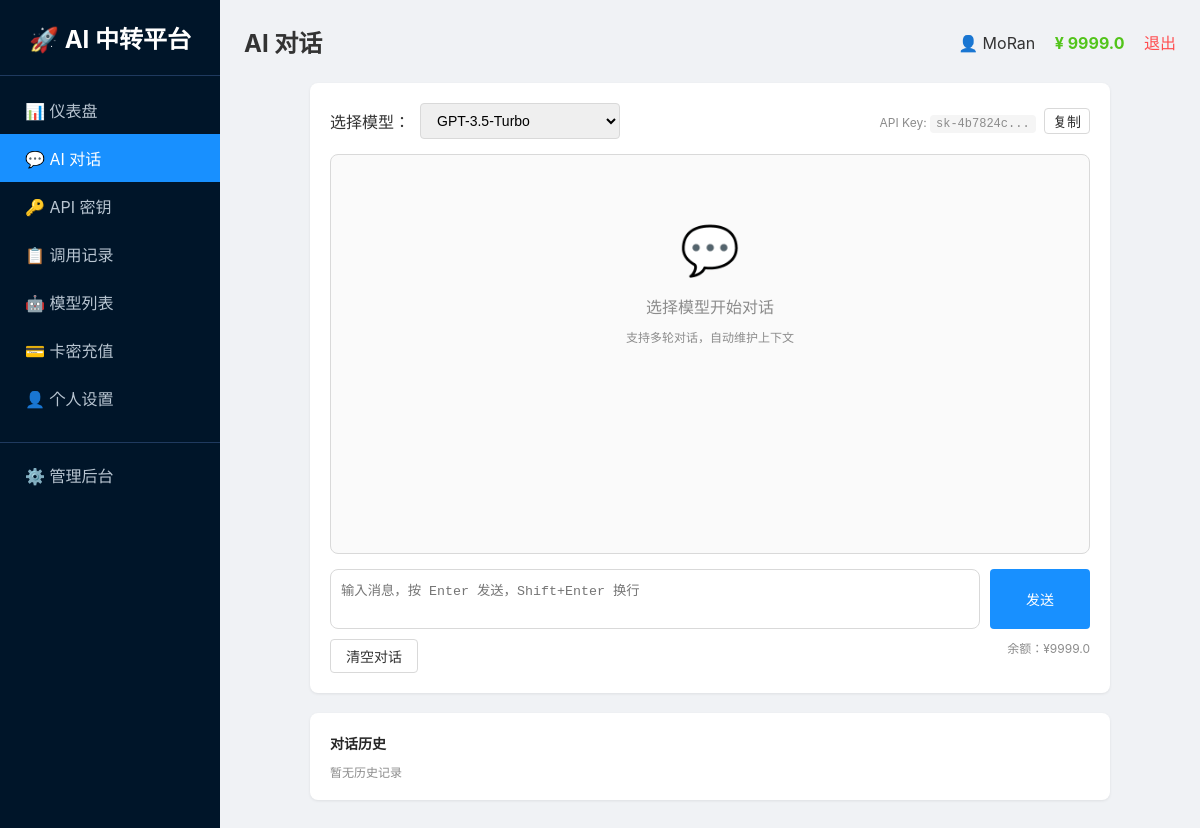
The page /chat (signed in) on the database its author committed.
### tables this page shows
CREATE TABLE users
                 (id INTEGER PRIMARY KEY AUTOINCREMENT,
                  username TEXT UNIQUE NOT NULL,
                  password TEXT NOT NULL,
                  balance REAL DEFAULT 0,
                  is_admin INTEGER DEFAULT 0,
                  status INTEGER DEFAULT 1,
                  created_at TEXT);

CREATE TABLE api_keys
                 (id INTEGER PRIMARY KEY AUTOINCREMENT,
                  user_id INTEGER NOT NULL,
                  key TEXT UNIQUE NOT NULL,
                  name TEXT DEFAULT '默认密钥',
                  status INTEGER DEFAULT 1,
                  created_at TEXT);

### app.py (the view)
@app.route('/chat')
@login_required
def chat_page():
    user = get_user()
    conn = get_db()
    if USE_POSTGRES:
        models = fetch_all(conn, "SELECT * FROM models WHERE status = 1 ORDER BY sort ASC")
        api_key = fetch_one(conn, "SELECT * FROM api_keys WHERE user_id = %s AND status = 1 ORDER BY id DESC LIMIT 1", (session['user_id'],))
    else:
        models = fetch_all(conn, "SELECT * FROM models WHERE status = 1 ORDER BY sort ASC")
        api_key = fetch_one(conn, "SELECT * FROM api_keys WHERE user_id = ? AND status = 1 ORDER BY id DESC LIMIT 1", (session['user_id'],))
    conn.close()
    selected_model = request.args.get('model', models[0]['name'] if models else 'gpt-3.5-turbo')
    return render_template('chat.html',
                           page_title='AI 对话',
                           user=user,
                           menu_items=MENU_ITEMS,
                           active_menu='chat',
                           models=models,
                           selected_model=selected_model,
                           api_key=api_key['key'] if api_key else '')

### app.py (called while the page is built)
def get_db():
    if USE_POSTGRES:
        if not PSYCOPG2_AVAILABLE:
            raise RuntimeError("PostgreSQL 数据库需要 psycopg2 库，请安装: pip install psycopg2-binary")
        conn = psycopg2.connect(DATABASE_URL)
        conn.autocommit = False
        return conn
    else:
        import sqlite3
        db_path = os.environ.get('DATABASE_PATH', os.path.join(os.path.dirname(os.path.abspath(__file__)), 'platform.db'))
        conn = sqlite3.connect(db_path)
        conn.row_factory = sqlite3.Row
        return conn

def get_user():
    if 'user_id' not in session:
        return None
    conn = get_db()
    if USE_POSTGRES:
        cursor = conn.cursor(cursor_factory=RealDictCursor)
        cursor.execute("SELECT * FROM users WHERE id = %s", (session['user_id'],))
        user = cursor.fetchone()
        cursor.close()
    else:
        cursor = conn.cursor()
        cursor.execute("SELECT * FROM users WHERE id = ?", (session['user_id'],))
        row = cursor.fetchone()
        cursor.close()
        if row:
            columns = [desc[0] for desc in cursor.description]
            user = dict(zip(columns, row))
        else:
            user = None
    conn.close()
    return user

def login_required(f):
    @wraps(f)
    def decorated_function(*args, **kwargs):
        if 'user_id' not in session:
            return redirect('/login')
        return f(*args, **kwargs)
    return decorated_function

def fetch_all(conn, query, params=None):
    if USE_POSTGRES:
        cursor = conn.cursor(cursor_factory=RealDictCursor)
        cursor.execute(query, params or ())
        results = cursor.fetchall()
        cursor.close()
        return results
    else:
        cursor = conn.cursor()
        cursor.execute(query, params or ())
        rows = cursor.fetchall()
        columns = [desc[0] for desc in cursor.description]
        results = [dict(zip(columns, row)) for row in rows]
        cursor.close()
        return results

### templates/chat.html (shortened to what this page needs)
{% extends "base.html" %}
{% block content %}
<div class="chat-container">
    <div class="card">
        <div class="model-selector">
            <label>选择模型：</label>
            <select id="modelSelect" onchange="changeModel()">
                {% for m in models %}
                <option value="{{ m.name }}" {% if m.name == selected_model %}selected{% endif %}>{{ m.display_name or m.name }}</option>
                {% endfor %}
            </select>
            <span style="margin-left:auto;color:#8c8c8c;font-size:12px">
                API Key: <code id="apiKeyDisplay">{{ api_key[:10] }}...</code>
                <button class="btn btn-default" style="padding:2px 8px;margin-left:5px" onclick="copyApiKey()">复制</button>
            </span>
        </div>
        <div class="chat-messages" id="chatMessages">
            <div style="text-align:center;color:#8c8c8c;padding:50px 20px">
                <div style="font-size:48px;margin-bottom:15px">💬</div>
                <p>选择模型开始对话</p>
                <p style="font-size:12px;margin-top:10px">支持多轮对话，自动维护上下文</p>
            </div>
        </div>
        <div class="chat-input-area">
            <textarea id="userInput" placeholder="输入消息，按 Enter 发送，Shift+Enter 换行" onkeydown="handleKeydown(event)"></textarea>
            <button class="btn btn-primary" style="width:100px" onclick="sendMessage()">发送</button>
        </div>
        <div style="display:flex;justify-content:space-between;margin-top:10px">
            <button class="btn btn-default" onclick="clearChat()">清空对话</button>
            <span style="color:#8c8c8c;font-size:12px">余额：¥{{ (user.balance|round(2)) if user else 0 }}</span>
        </div>
    </div>
    <div class="card" style="margin-top:15px">
        <h3 style="font-size:14px;margin-bottom:10px">对话历史</h3>
        <div id="historyList" style="max-height:200px;overflow-y:auto">
            <p style="color:#8c8c8c;font-size:12px">暂无历史记录</p>
        </div>
    </div>
</div>
{% endblock %}

### templates/base.html (shortened to what this page needs)
<!DOCTYPE html>
<html>
<head>
</head>
<body>
    <div class="layout">
        <div class="sidebar">
            <h2>🚀 AI 中转平台</h2>
            {% for key, name, url in menu_items %}
                <a href="{{ url }}" class="menu-item {{ 'active' if active_menu == key else '' }}">{{ name }}</a>
            {% endfor %}
            {% if user and user.is_admin %}
                <a href="/admin" class="menu-item" style="margin-top:20px;border-top:1px solid #1f3a5f;padding-top:20px">⚙️ 管理后台</a>
            {% endif %}
        </div>
        <div class="main">
            <div class="header">
                <h2>{{ page_title }}</h2>
                <div>
                    <span>👤 {{ user.username if user else '未登录' }}</span>
                <span style="margin-left:15px;color:#52c41a;font-weight:bold">¥ {{ (user.balance|round(2)) if user else 0 }}</span>
                    <a href="/logout" class="logout">退出</a>
                </div>
            </div>
            {% block content %}{% endblock %}
        </div>
    </div>
</body>
</html>

### templates/base.html (style rules this page uses)
* { margin:0;padding:0;box-sizing:border-box }
body { font-family:-apple-system,BlinkMacSystemFont,'Segoe UI',Roboto,sans-serif;background:#f0f2f5;min-height:100vh;color:#333 }
.layout { display:flex;min-height:100vh }
.sidebar { width:220px;background:#001529;color:white;padding:20px 0;flex-shrink:0 }
.sidebar h2 { text-align:center;padding:0 20px 20px;border-bottom:1px solid #1f3a5f;margin-bottom:10px }
.menu-item { display:block;padding:12px 25px;color:#b8c5d1;text-decoration:none;transition:all 0.2s }
.menu-item:hover,.menu-item.active { background:#1890ff;color:white }
.main { flex:1;padding:24px;overflow-y:auto }
.header { display:flex;justify-content:space-between;align-items:center;margin-bottom:24px }
.card { background:white;border-radius:8px;padding:20px;box-shadow:0 1px 3px rgba(0,0,0,0.08);margin-bottom:20px }
.card h3 { margin-bottom:15px;color:#262626 }
.btn { padding:6px 15px;border-radius:4px;border:none;cursor:pointer;font-size:14px;display:inline-block;text-decoration:none }
.btn-primary { background:#1890ff;color:white }
.btn-default { background:#fff;border:1px solid #d9d9d9;color:#333 }
input,select { padding:8px 12px;border:1px solid #d9d9d9;border-radius:4px;font-size:14px;outline:none }
.logout { color:#ff4d4f;text-decoration:none;margin-left:15px }
code { background:#f5f5f5;padding:2px 6px;border-radius:4px;font-family:monospace }
.chat-container { max-width:800px;margin:0 auto }
.chat-messages { height:400px;overflow-y:auto;border:1px solid #d9d9d9;border-radius:8px;padding:15px;background:#fafafa;margin-bottom:15px }
.chat-input-area { display:flex;gap:10px }
.chat-input-area textarea { flex:1;padding:10px;border:1px solid #d9d9d9;border-radius:8px;resize:none;height:60px }
.model-selector { display:flex;align-items:center;gap:10px;margin-bottom:15px }
.model-selector select { min-width:200px }

### rows shown on the page
users: username "MoRan", balance "9999.0"
api_keys: key "sk-4b7824c"

### other values the page prints
{{ name }} "📊 仪表盘" "💬 AI 对话" "🔑 API 密钥" "📋 调用记录" "🤖 模型列表" "💳 卡密充值" "👤 个人设置"
{{ page_title }} "AI 对话"
form field value "GPT-3.5-Turbo"
